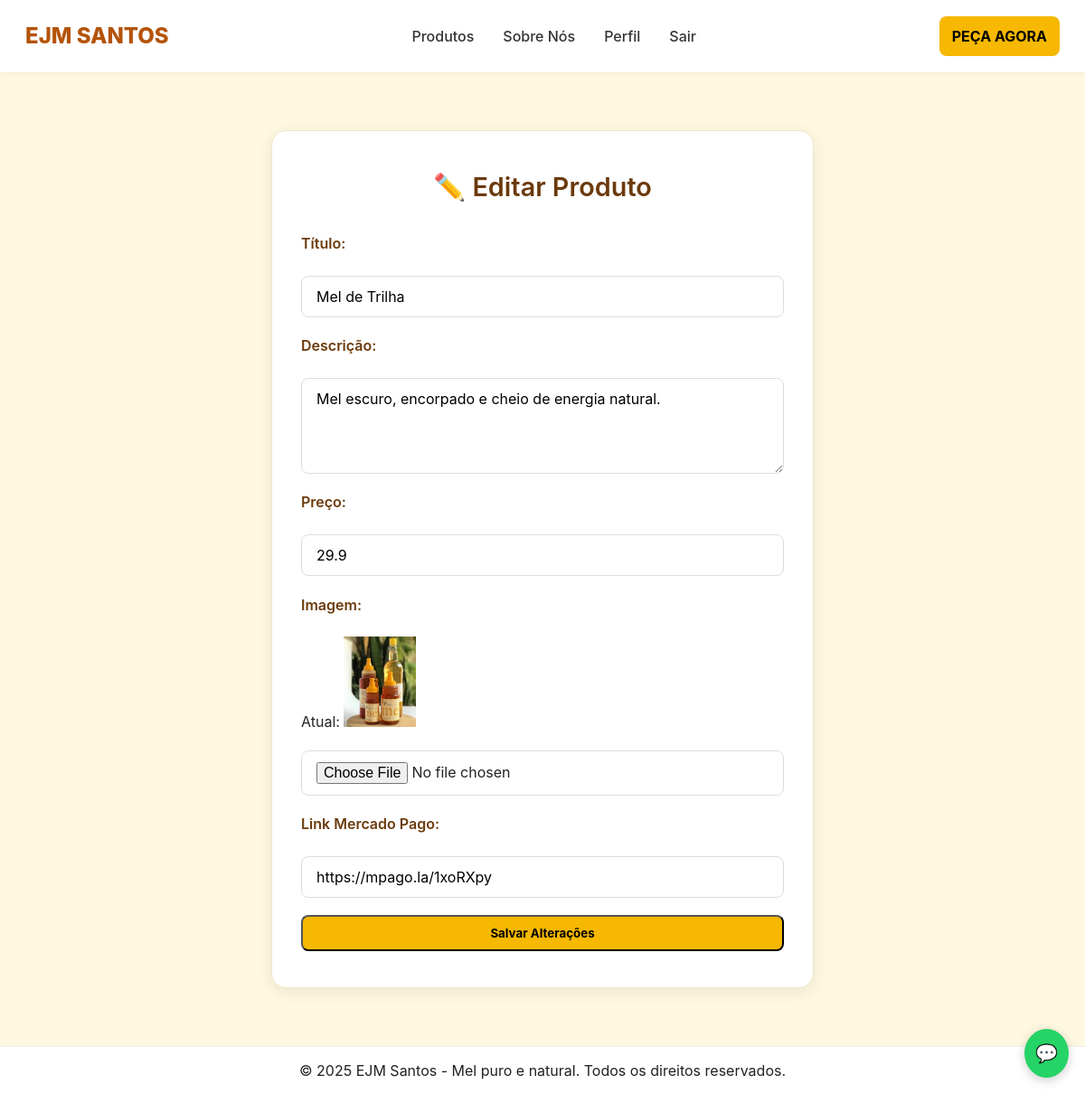
Page /admin/editar/4 (signed in) on the committed database.
### app.py (models this page shows)
class Product(db.Model):
    id = db.Column(db.Integer, primary_key=True)
    titulo = db.Column(db.String(120), nullable=False)
    descricao = db.Column(db.Text)
    preco = db.Column(db.Float, nullable=False)
    imagem = db.Column(db.String(256))
    mercado_pago_link = db.Column(db.String(400))

### app.py (the view, shortened to what this page needs)
@app.route("/admin/editar/<int:pid>", methods=["GET", "POST"])
@admin_required
def admin_editar_produto(pid):
    p = Product.query.get_or_404(pid)
    return render_template("admin_editar.html", produto=p)

### app.py (called while the page is built)
def admin_required(f):
    @wraps(f)
    def decorated(*args, **kwargs):
        user_id = session.get("user_id")
        if not user_id:
            return redirect("/login")
        user = User.query.get(user_id)
        if not user or not user.is_admin:
            return render_template("erro.html", mensagem="Acesso negado: apenas administradores.")
        return f(*args, **kwargs)
    return decorated

@app.after_request
def add_header(response):
    response.headers["Cache-Control"] = "no-store"
    return response

### templates/admin_editar.html
{% extends "base.html" %}
{% block content %}
<section class="admin-form">
  <div class="admin-form-box">
    <h2>✏️ Editar Produto</h2>
    <form method="POST" enctype="multipart/form-data">
      <label>Título:</label>
      <input type="text" name="titulo" value="{{ produto.titulo }}" required>
      <label>Descrição:</label>
      <textarea name="descricao" rows="4">{{ produto.descricao }}</textarea>
      <label>Preço:</label>
      <input type="number" name="preco" step="0.01" value="{{ produto.preco }}" required>
      <label>Imagem:</label>
      {% if produto.imagem %}
        <p>Atual: <img src="/static/{{ produto.imagem }}" alt="{{ produto.titulo }}" width="80"></p>
      {% endif %}
      <input type="file" name="imagem">
      <label>Link Mercado Pago:</label>
      <input type="url" name="mercado_pago_link" value="{{ produto.mercado_pago_link }}">
      <button type="submit" class="botao-topo">Salvar Alterações</button>
    </form>
  </div>
</section>
{% endblock %}

### static/css/style.css (style rules this page uses)
* { box-sizing:border-box;margin:0;padding:0;font-family:Inter, "Poppins", sans-serif }
body { background:#fff;color:#222;line-height:1.5;min-height:100vh;display:flex;flex-direction:column }
.botao-topo { background:#f6b800;color:#000;padding:10px 14px;border-radius:8px;font-weight:700 }
section { padding:20px 0 }
.botao-topo { background: #f6b800; color: #000; padding: 10px 14px; border-radius: 8px; font-weight: 700; transition: background 0.2s; }
.admin-form { display: flex; justify-content: center; align-items: center; padding: 4rem 1rem; background: #FFF8E1; min-height: 90vh; }
.admin-form-box { background: #fff; border-radius: 16px; padding: 2.5rem 2rem; width: 100%; max-width: 600px; box-shadow: 0 4px 16px rgba(0, 0, 0, 0.08); border: 1px solid #f0e6c3; }
.admin-form-box h2 { text-align: center; color: #6B3A0B; margin-bottom: 1.8rem; font-size: 1.8rem; font-weight: 600; }
.admin-form-box form { display: flex; flex-direction: column; gap: 1.2rem; }
.admin-form-box label { font-weight: 600; color: #6B3A0B; margin-bottom: 0.3rem; }
.admin-form-box input[type="text"], .admin-form-box input[type="number"], .admin-form-box input[type="url"], .admin-form-box input[type="file"], .admin-form-box textarea { width: 100%; padding: 0.75rem 1rem; border-radius: 8px; border: 1px solid #ddd; font-size: 1rem; transition: border 0.3s, box-shadow 0.3s; }

### rows in the picture
Product: titulo "Mel de Trilha", descricao "Mel escuro, encorpado e cheio de energia natural.", preco "29.9", imagem (picture), mercado_pago_link "https://mpago.la/1xoRXpy"
